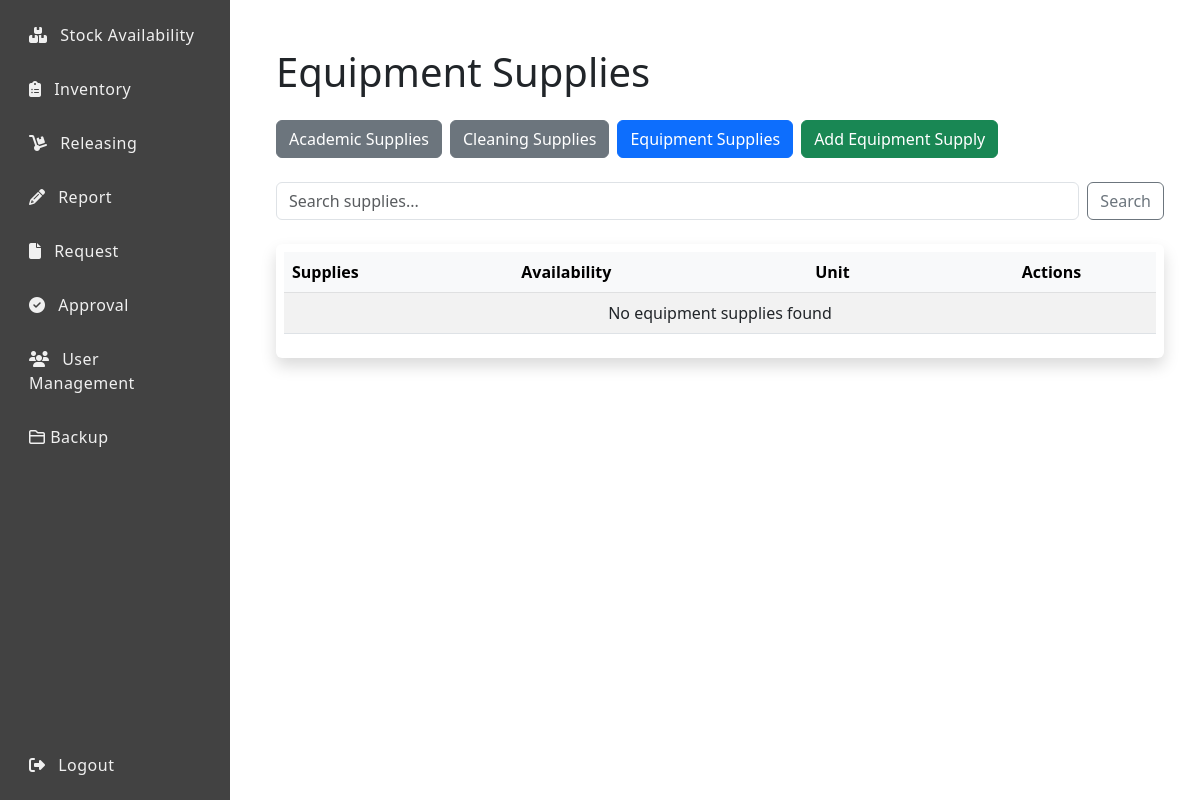
Before: /stocks/equipment.php with the older database file.
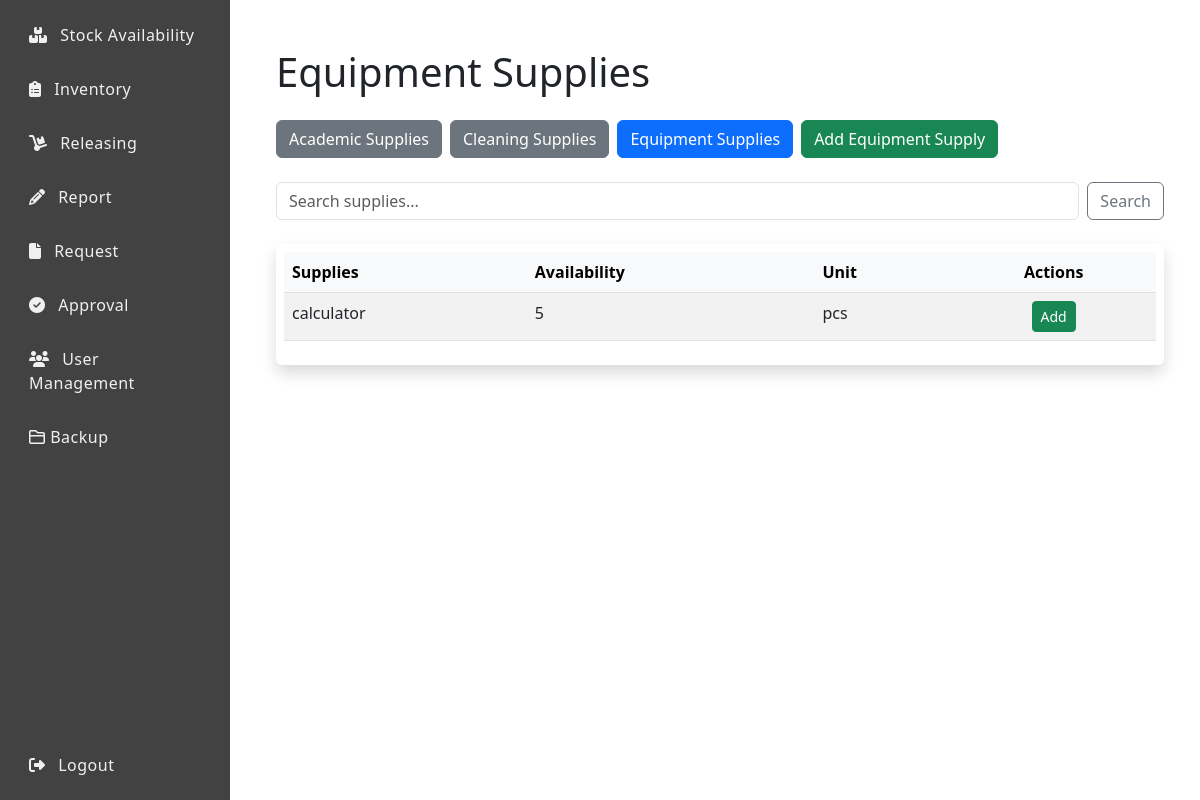
After: the same page with the newer database file.
### tables this page shows
CREATE TABLE `item_equipment` (
  `item_id` int(11) NOT NULL,
  `item_name` varchar(255) NOT NULL,
  `item_code` varchar(255) DEFAULT NULL,
  `item_qty` int(11) DEFAULT 0,
  `item_unit` varchar(50) DEFAULT NULL,
  `item_brand` varchar(255) DEFAULT NULL,
  `date_purchase` date DEFAULT NULL,
  `item_location` varchar(255) DEFAULT NULL,
  `item_life` int(11) DEFAULT NULL,
  `item_remarks` text DEFAULT NULL
);

### stocks/equipment.php (the view, shortened to what this page needs)
<?php
include '../config/conn.php';
$searchQuery = isset($_POST['searchQuery']) ? $_POST['searchQuery'] : '';
$sql = "SELECT item_id, item_name, item_qty, item_unit
        FROM item_equipment
        ORDER BY item_name";
$result = $conn->query($sql);
?>
<!DOCTYPE html>
<html lang="en">
<head>
    <link href="https://cdn.jsdelivr.net/npm/bootstrap@5.3.0/dist/css/bootstrap.min.css" rel="stylesheet">
    <link rel="stylesheet" href="https://cdnjs.cloudflare.com/ajax/libs/font-awesome/6.4.0/css/all.min.css">
</head>
<body>
    <div class="d-flex vh-100">
        <?php include '../includes/sidebar.php'; ?>
        <div class="flex-grow-1 p-4">
            <div class="container py-4">
                <h1 class="mb-4">Equipment Supplies</h1>
                <div class="d-flex flex-wrap gap-2 mb-4">
                    <a href="../stocks/academic.php" class="btn btn-secondary">Academic Supplies</a>
                    <a href="../stocks/cleaning.php" class="btn btn-secondary">Cleaning Supplies</a>
                    <a href="../stocks/equipment.php" class="btn btn-primary">Equipment Supplies</a>
                    <a href="../equipment/add_equipment.php" class="btn btn-success">Add Equipment Supply</a>
                </div>
                <form method="POST" class="d-flex mb-4">
                    <input type="text" name="searchQuery" id="searchInput" class="form-control" placeholder="Search supplies..." value="<?php echo htmlspecialchars($searchQuery); ?>">
                    <button type="submit" class="btn btn-outline-secondary ms-2">Search</button>
                </form>
                <div class="bg-white shadow rounded overflow-hidden p-2">
                    <table class="table table-striped">
                        <thead class="table-light">
                            <tr>
                                <th scope="col">Supplies</th>
                                <th scope="col">Availability</th>
                                <th scope="col">Unit</th>
                                <th scope="col" class="text-center">Actions</th>
                            </tr>
                        </thead>
                        <tbody>
                            <?php
                            if ($result->num_rows > 0) {
                                while ($row = $result->fetch_assoc()) {
                                    echo "<tr>";
                                    echo "<td>" . htmlspecialchars($row["item_name"]) . "</td>";
                                    echo "<td>" . htmlspecialchars($row["item_qty"]) . "</td>";
                                    echo "<td>" . htmlspecialchars($row["item_unit"]) . "</td>";
                                    echo "<td class='text-center'>";
                                    echo "<a href='../stockin/equipment_stocks.php?item_id=" . $row["item_id"] . "' class='btn btn-success btn-sm'>Add</a>";
                                    echo "</td>";
                                    echo "</tr>";
                                }
                            } else {
                                echo "<tr><td colspan='4' class='text-center'>No equipment supplies found</td></tr>";
                            }
                            ?>
                        </tbody>
                    </table>
                </div>
            </div>
        </div>
    </div>
</body>
</html>

Changed rows visible on the page:
added item_equipment: item_name "calculator", item_qty "5", item_unit "pcs"
Other visible differences:
text no longer shown: "No equipment supplies found"
